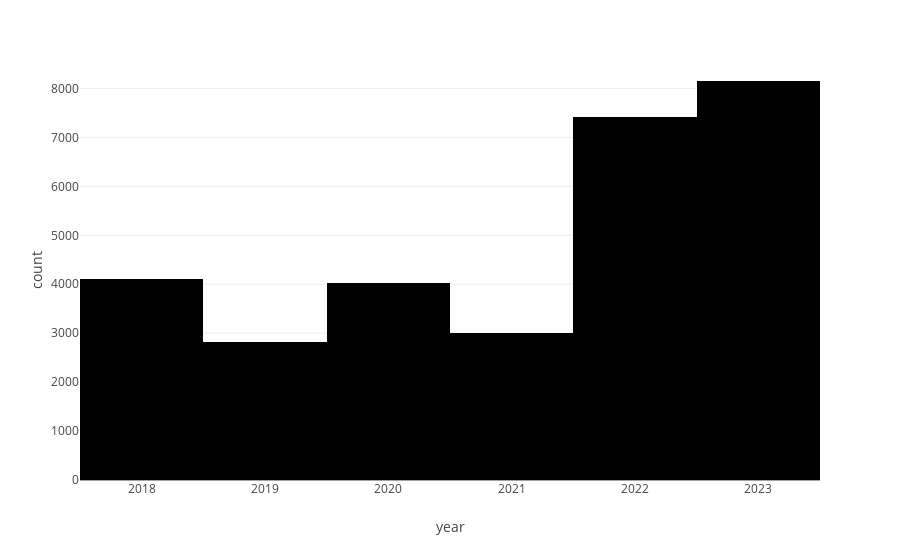

Write notebook code for a chart like this one.
### Code cell
fig = px.histogram(df, x="year", color = "")
fig.show()

### Figure 1 — Plotly figure (JSON) as saved in the notebook; plotly's stock layout.template omitted (floating-point values rounded to 4 significant figures; data arrays with more than 128 entries replaced by an {"elided": "..."} marker saying what was removed)
{"data": [{"alignmentgroup": "True", "bingroup": "x", "hovertemplate": "year=%{x}<br>count=%{y}<extra></extra>", "legendgroup": "", "marker": {"color": "#000001", "pattern": {"shape": ""}}, "name": "", "offsetgroup": "", "orientation": "v", "showlegend": false, "type": "histogram", "x": {"elided": "33000 int values"}, "xaxis": "x", "yaxis": "y"}], "layout": {"autosize": true, "barmode": "relative", "legend": {"tracegroupgap": 0}, "margin": {"t": 60}, "xaxis": {"anchor": "y", "autorange": true, "domain": [0, 1], "range": [2018.0, 2024.0], "title": {"text": "year"}, "type": "linear"}, "yaxis": {"anchor": "x", "autorange": true, "domain": [0, 1], "range": [0, 8582.0], "title": {"text": "count"}}}}
